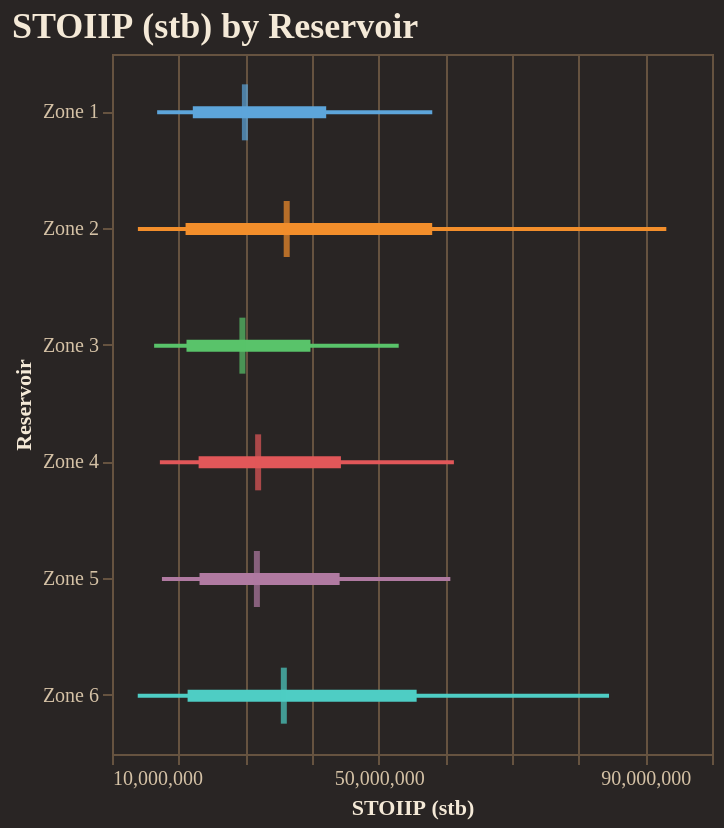

Source (notebook cell):
### Code cell
fig = reporter.plotter.forest_plot(
    "STOIIP (stb)", 
    backend=PLOTTING_BACKEND
)
fig.show()

### Figure 1 — Vega-Lite specification as saved in the notebook (floating-point values rounded to 4 significant figures)
{"config": {"background": "#292524", "view": {"fill": "#292524", "stroke": "#665340"}, "title": {"color": "#f4e9d7", "font": "Merriweather", "fontSize": 18, "fontWeight": 600, "subtitleColor": "#d5c2a6", "anchor": "start"}, "axis": {"domainColor": "#665340", "gridColor": "#665340", "tickColor": "#665340", "labelColor": "#d5c2a6", "titleColor": "#f4e9d7", "labelFont": "Merriweather", "titleFont": "Merriweather"}, "legend": {"titleColor": "#f4e9d7", "labelColor": "#d5c2a6", "labelFont": "Merriweather", "titleFont": "Merriweather", "orient": "top-right", "symbolType": "circle"}, "header": {"labelColor": "#d5c2a6", "titleColor": "#f4e9d7", "labelFont": "Merriweather", "titleFont": "Merriweather"}, "mark": {"color": "#c78d3b"}, "line": {"color": "#c78d3b"}, "bar": {"color": "#c78d3b"}, "point": {"color": "#ddb06d"}, "area": {"color": "#c78d3b", "opacity": 0.35}, "text": {"color": "#f4e9d7", "font": "Merriweather"}, "range": {"category": ["#5DA5DA", "#F28E2B", "#59C36A", "#E15759", "#B07AA1", "#4ECDC4", "#FF9DA7", "#EDC948"]}}, "layer": [{"mark": {"type": "rule", "strokeWidth": 2}, "encoding": {"color": {"field": "group", "legend": null, "type": "nominal"}, "x": {"field": "p10", "scale": {"zero": false}, "title": "STOIIP (stb)", "type": "quantitative"}, "x2": {"field": "p90"}, "y": {"field": "group", "sort": ["Zone 1", "Zone 2", "Zone 3", "Zone 4", "Zone 5", "Zone 6"], "title": "Reservoir", "type": "nominal"}}}, {"mark": {"type": "rule", "strokeWidth": 6}, "encoding": {"color": {"field": "group", "legend": null, "type": "nominal"}, "x": {"field": "p25", "scale": {"zero": false}, "title": "STOIIP (stb)", "type": "quantitative"}, "x2": {"field": "p75"}, "y": {"field": "group", "sort": ["Zone 1", "Zone 2", "Zone 3", "Zone 4", "Zone 5", "Zone 6"], "title": "Reservoir", "type": "nominal"}}}, {"mark": {"type": "tick", "color": "black", "size": 28, "thickness": 3}, "encoding": {"color": {"field": "group", "legend": null, "type": "nominal"}, "tooltip": [{"field": "group", "title": "Group", "type": "nominal"}, {"field": "p10", "title": "P10", "type": "quantitative"}, {"field": "p25", "title": "P25", "type": "quantitative"}, {"field": "median", "title": "Median", "type": "quantitative"}, {"field": "p75", "title": "P75", "type": "quantitative"}, {"field": "p90", "title": "P90", "type": "quantitative"}], "x": {"field": "median", "scale": {"zero": false}, "title": "STOIIP (stb)", "type": "quantitative"}, "y": {"field": "group", "sort": ["Zone 1", "Zone 2", "Zone 3", "Zone 4", "Zone 5", "Zone 6"], "title": "Reservoir", "type": "nominal"}}}], "data": {"name": "data-9967b7502ad8180b90d7980570e1a97d"}, "height": 350, "title": "STOIIP (stb) by Reservoir", "width": "container", "$schema": "https://vega.github.io/schema/vega-lite/v5.20.1.json", "datasets": {"data-9967b7502ad8180b90d7980570e1a97d": [{"group": "Zone 1", "p10": 16770000.0, "p25": 22120000.0, "median": 29930000.0, "p75": 42130000.0, "p90": 58040000.0}, {"group": "Zone 2", "p10": 13880000.0, "p25": 21040000.0, "median": 36200000.0, "p75": 58030000.0, "p90": 93150000.0}, {"group": "Zone 3", "p10": 16320000.0, "p25": 21170000.0, "median": 29560000.0, "p75": 39770000.0, "p90": 53010000.0}, {"group": "Zone 4", "p10": 17180000.0, "p25": 22990000.0, "median": 31920000.0, "p75": 44340000.0, "p90": 61280000.0}, {"group": "Zone 5", "p10": 17490000.0, "p25": 23130000.0, "median": 31730000.0, "p75": 44150000.0, "p90": 60750000.0}, {"group": "Zone 6", "p10": 13860000.0, "p25": 21340000.0, "median": 35770000.0, "p75": 55700000.0, "p90": 84550000.0}]}}
